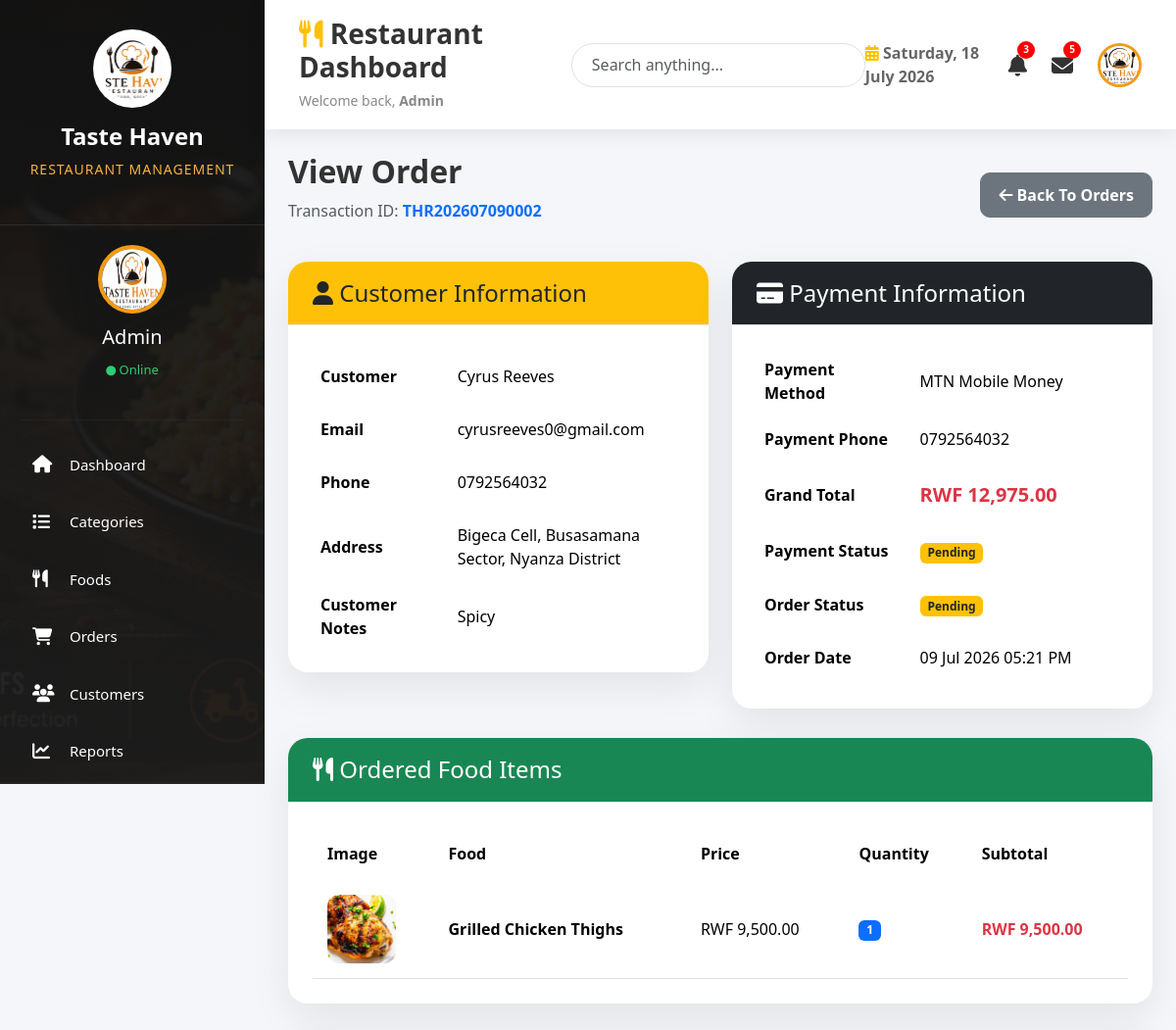
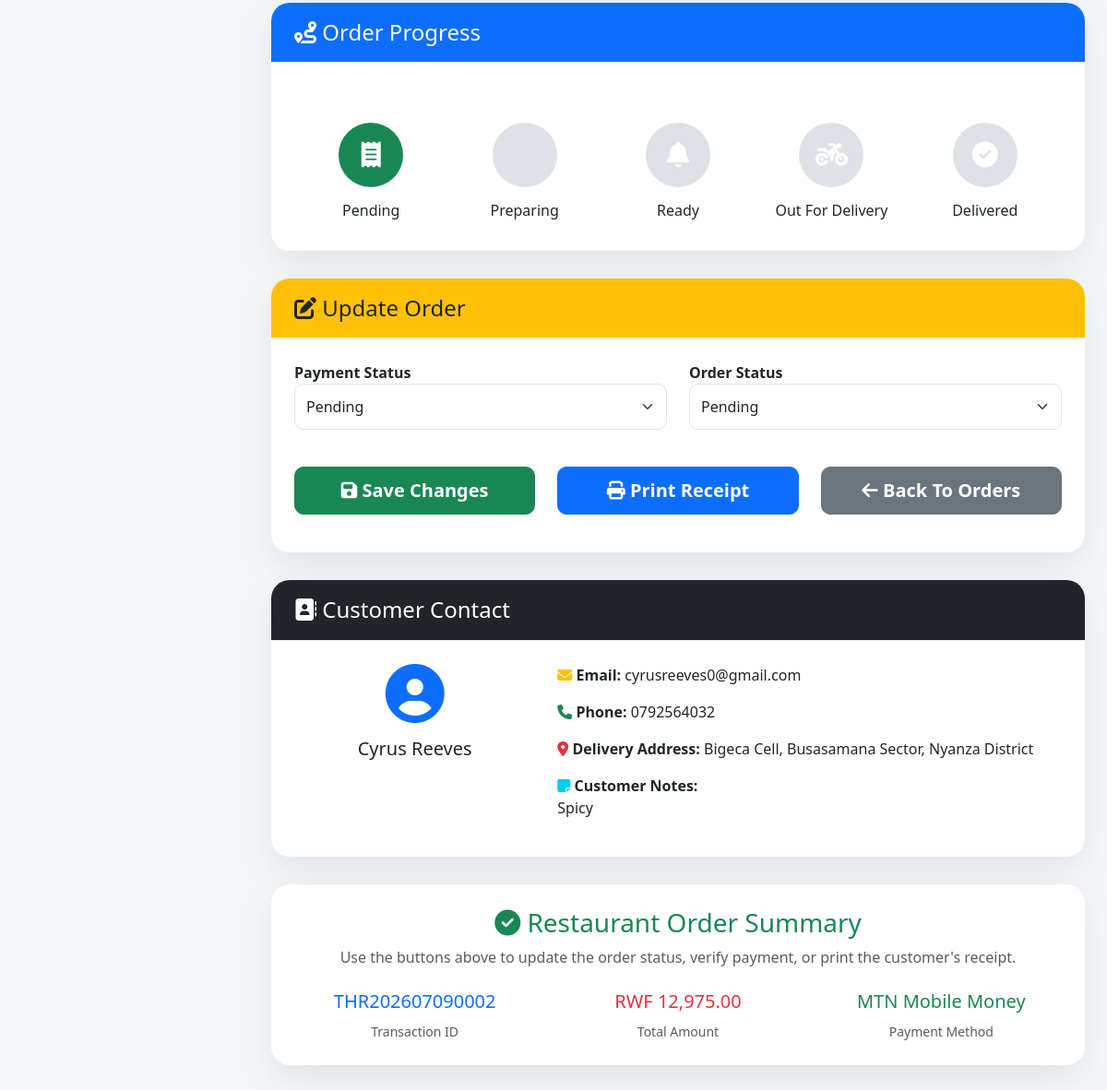
The app's page /admin/view_order.php?id=2 (signed in) with its own data (2 pictures, top to bottom).
### tables this page shows
CREATE TABLE `orders` (
  `id` int(11) NOT NULL,
  `user_id` int(11) DEFAULT NULL,
  `customer_name` varchar(100) DEFAULT NULL,
  `email` varchar(100) DEFAULT NULL,
  `phone` varchar(20) DEFAULT NULL,
  `address` text DEFAULT NULL,
  `notes` text DEFAULT NULL,
  `total_amount` decimal(10,2) DEFAULT NULL,
  `payment_method` varchar(50) DEFAULT NULL,
  `payment_phone` varchar(20) DEFAULT NULL,
  `transaction_id` varchar(100) DEFAULT NULL,
  `order_status` enum('Pending','Preparing','Ready','Out For Delivery','Delivered','Cancelled') DEFAULT 'Pending',
  `created_at` timestamp NOT NULL DEFAULT current_timestamp(),
  `payment_status` enum('Pending','Verified','Rejected') DEFAULT 'Pending'
);

CREATE TABLE `order_items` (
  `id` int(11) NOT NULL,
  `order_id` int(11) DEFAULT NULL,
  `food_id` int(11) DEFAULT NULL,
  `quantity` int(11) DEFAULT NULL,
  `price` decimal(10,2) DEFAULT NULL,
  `subtotal` decimal(10,2) DEFAULT NULL
);

CREATE TABLE `foods` (
  `id` int(11) NOT NULL,
  `category_id` int(11) NOT NULL,
  `food_name` varchar(100) NOT NULL,
  `description` text DEFAULT NULL,
  `price` decimal(10,2) DEFAULT NULL,
  `image` varchar(255) DEFAULT NULL,
  `status` enum('Available','Unavailable') DEFAULT 'Available',
  `created_at` timestamp NOT NULL DEFAULT current_timestamp(),
  `featured` enum('Yes','No') DEFAULT 'No'
);

### admin/view_order.php (the view, shortened to what this page needs)
<?php
include("../config/db.php");
$id=(int)$_GET['id'];
$order=mysqli_fetch_assoc(mysqli_query($conn,"
SELECT *
FROM orders
WHERE id='$id'
"));
$order_items=mysqli_query($conn,"
SELECT
order_items.*,
foods.food_name,
foods.image
FROM order_items
LEFT JOIN foods
ON order_items.food_id=foods.id
WHERE order_items.order_id='$id'
");
?>
<!DOCTYPE html>
<html lang="en">
<head>
<link
href="https://cdn.jsdelivr.net/npm/bootstrap@5.3.3/dist/css/bootstrap.min.css"
rel="stylesheet">
<link
rel="stylesheet"
href="../assets/css/admin.css">
<link
rel="stylesheet"
href="https://cdnjs.cloudflare.com/ajax/libs/font-awesome/6.5.2/css/all.min.css">
</head>
<body>
<div class="wrapper">
<?php include("includes/sidebar.php"); ?>
<div class="main">
<?php include("includes/header.php"); ?>
<div class="container-fluid p-4">
<div class="d-flex justify-content-between align-items-center mb-4">
<div>
<h2 class="fw-bold">
View Order
</h2>
<p class="text-muted">
Transaction ID:
<strong class="text-primary">
<?php echo $order['transaction_id']; ?>
</strong>
</p>
</div>
<div>
<a
href="orders.php"
class="btn btn-secondary">
<i class="fas fa-arrow-left"></i>
Back To Orders
</a>
</div>
</div>
<div class="row">
<div class="col-lg-6">
<div class="card order-card">
<div class="card-header bg-warning">
<h4 class="mb-0">
<i class="fas fa-user"></i>
Customer Information
</h4>
</div>
<div class="card-body">
<table class="table table-borderless">
<tr>
<th width="35%">
Customer
</th>
<td>
<?php echo $order['customer_name']; ?>
</td>
</tr>
<tr>
<th>
Email
</th>
<td>
<?php echo $order['email']; ?>
</td>
</tr>
<tr>
<th>
Phone
</th>
<td>
<?php echo $order['phone']; ?>
</td>
</tr>
<tr>
<th>
Address
</th>
<td>
<?php echo $order['address']; ?>
</td>
</tr>
<tr>
<th>
Customer Notes
</th>
<td>
<?php
if(!empty($order['notes']))
{
echo nl2br($order['notes']);
}
else
{
echo "<span class='text-muted'>No notes provided.</span>";
}
?>
</td>
</tr>
</table>
</div>
</div>
</div>
<div class="col-lg-6">
<div class="card order-card">
<div class="card-header bg-dark text-white">
<h4 class="mb-0">
<i class="fas fa-credit-card"></i>
Payment Information
</h4>
</div>
<div class="card-body">
<table class="table table-borderless">
<tr>
<th width="40%">
Payment Method
</th>
<td>
<?php echo $order['payment_method']; ?>
</td>
</tr>
<tr>
<th>
Payment Phone
</th>
<td>
<?php echo $order['payment_phone']; ?>
</td>
</tr>
<tr>
<th>
Grand Total
</th>
<td>
<strong class="text-danger fs-5">
<?php echo CURRENCY." ".number_format($order['total_amount'],2); ?>
</strong>
</td>
</tr>
<tr>
<th>
Payment Status
</th>
<td>
<?php
if($order['payment_status']=="Pending")
{
echo "<span class='badge bg-warning text-dark'>Pending</span>";
}
elseif($order['payment_status']=="Verified")
{
echo "<span class='badge bg-success'>Verified</span>";
}
else
{
echo "<span class='badge bg-danger'>Rejected</span>";
}
?>
</td>
</tr>
<tr>
<th>
Order Status
</th>
<td>
<?php
$status=$order['order_status'];
if($status=="Pending")
{
echo "<span class='badge bg-warning text-dark'>Pending</span>";
}
elseif($status=="Preparing")
{
echo "<span class='badge bg-primary'>Preparing</span>";
}
elseif($status=="Ready")
{
echo "<span class='badge bg-info text-dark'>Ready</span>";
}
elseif($status=="Out For Delivery")
{
echo "<span class='badge bg-secondary'>Out For Delivery</span>";
}
elseif($status=="Delivered")
{
echo "<span class='badge bg-success'>Delivered</span>";
}
else
{
echo "<span class='badge bg-danger'>Cancelled</span>";
}
?>
</td>
</tr>
<tr>
<th>
Order Date
</th>
<td>
<?php echo date("d M Y h:i A",strtotime($order['created_at'])); ?>
</td>
</tr>
</table>
</div>
</div>
</div>
</div>
<div class="card order-card">
<div class="card-header bg-success text-white">
<h4 class="mb-0">
<i class="fas fa-utensils"></i>
Ordered Food Items
</h4>
</div>
<div class="card-body">
<div class="table-responsive">
<table class="table table-hover align-middle">
<thead>
<tr>
<th>
Image
</th>
<th>
Food
</th>
<th>
Price
</th>
<th>
Quantity
</th>
<th>
Subtotal
</th>
</tr>
</thead>
<tbody>
<?php
while($item=mysqli_fetch_assoc($order_items))
{
$image="../assets/images/logo.png";
if(!empty($item['image']) && file_exists("../uploads/foods/".$item['image']))
{
$image="../uploads/foods/".$item['image'];
}
?>
<tr>
<td>
<img
src="<?php echo $image; ?>"
class="food-img">
</td>
<td>
<strong>
<?php echo $item['food_name']; ?>
</strong>
</td>
<td>
<?php echo CURRENCY." ".number_format($item['price'],2); ?>
</td>
<td>
<span class="badge bg-primary">
<?php echo $item['quantity']; ?>
</span>
</td>
<td>
<strong class="text-danger">
<?php echo CURRENCY." ".number_format($item['subtotal'],2); ?>
</strong>
</td>
</tr>
<?php
}
?>
</tbody>
</table>
</div>
</div>
</div>
<div class="card order-card">
<div class="card-header bg-primary text-white">
<h4 class="mb-0">
<i class="fas fa-route"></i>
Order Progress
</h4>
</div>
<div class="card-body">
<?php
$current=1;
switch($order['order_status'])
{
case "Pending":
$current=1;
break;
}
?>
<div class="timeline">
<div class="timeline-step">
<div class="circle <?php if($current>=1) echo 'active'; ?>">
<i class="fas fa-receipt"></i>
</div>
<h6 class="mt-3">
Pending
</h6>
</div>
<div class="timeline-step">
<div class="circle <?php if($current>=2) echo 'active'; ?>">
</div>
<h6 class="mt-3">
Preparing
</h6>
</div>
<div class="timeline-step">
<div class="circle <?php if($current>=3) echo 'active'; ?>">
<i class="fas fa-bell"></i>
</div>
<h6 class="mt-3">
Ready
</h6>
</div>
<div class="timeline-step">
<div class="circle <?php if($current>=4) echo 'active'; ?>">
<i class="fas fa-motorcycle"></i>
</div>
<h6 class="mt-3">
Out For Delivery
</h6>
</div>
<div class="timeline-step">
<div class="circle <?php if($current>=5) echo 'active'; ?>">
<i class="fas fa-check-circle"></i>
</div>
<h6 class="mt-3">
Delivered
</h6>
</div>
</div>
</div>
</div>
<div class="card order-card">
<div class="card-header bg-warning">
<h4 class="mb-0">
<i class="fas fa-edit"></i>
Update Order
</h4>
</div>
<div class="card-body">
<form method="POST">
<div class="row">
<div class="col-md-6 mb-3">
<label class="fw-bold">
Payment Status
</label>
<select
name="payment_status"
class="form-select">
<option value="Pending" <?php if($order['payment_status']=="Pending") echo "selected"; ?>>
Pending
</option>
</select>
</div>
<div class="col-md-6 mb-3">
<label class="fw-bold">
Order Status
</label>
<select
name="order_status"
class="form-select">
<option value="Pending" <?php if($order['order_status']=="Pending") echo "selected"; ?>>
Pending
</option>
</select>
</div>
</div>
<div class="row mt-4">
<div class="col-lg-4 mb-3">
<div class="d-grid">
<button
type="submit"
name="update"
class="btn btn-success btn-lg">
<i class="fas fa-save"></i>
Save Changes
</button>
</div>
</div>
<div class="col-lg-4 mb-3">
<div class="d-grid">
<a
href="../receipt.php?transaction=<?php echo $order['transaction_id']; ?>"
target="_blank"
class="btn btn-primary btn-lg">
<i class="fas fa-print"></i>
Print Receipt
</a>
</div>
</div>
<div class="col-lg-4 mb-3">
<div class="d-grid">
<a
href="orders.php"
class="btn btn-secondary btn-lg">
<i class="fas fa-arrow-left"></i>
Back To Orders
</a>
</div>
</div>
</div>
</form>
</div>
</div>
<div class="card order-card">
<div class="card-header bg-dark text-white">
<h4 class="mb-0">
<i class="fas fa-address-book"></i>
Customer Contact
</h4>
</div>
<div class="card-body">
<div class="row">
<div class="col-md-4 text-center">
<i class="fas fa-user-circle fa-4x text-primary mb-3"></i>
<h5>
<?php echo $order['customer_name']; ?>
</h5>
</div>
<div class="col-md-8">
<p>
<i class="fas fa-envelope text-warning"></i>
<strong>Email:</strong>
<?php echo $order['email']; ?>
</p>
<p>
<i class="fas fa-phone text-success"></i>
<strong>Phone:</strong>
<?php echo $order['phone']; ?>
</p>
<p>
<i class="fas fa-map-marker-alt text-danger"></i>
<strong>Delivery Address:</strong>
<?php echo $order['address']; ?>
</p>
<?php
if(!empty($order['notes']))
{
?>
<p>
<i class="fas fa-note-sticky text-info"></i>
<strong>Customer Notes:</strong>
<br>
<?php echo nl2br($order['notes']); ?>
</p>
<?php
}
?>
</div>
</div>
</div>
</div>
<div class="card order-card">
<div class="card-body text-center">
<h3 class="text-success">
<i class="fas fa-circle-check"></i>
Restaurant Order Summary
</h3>
<p class="text-muted">
Use the buttons above to update the order status, verify payment, or print the customer's receipt.
</p>
<div class="row mt-4">
<div class="col-md-4">
<h5 class="text-primary">
<?php echo $order['transaction_id']; ?>
</h5>
<small class="text-muted">
Transaction ID
</small>
</div>
<div class="col-md-4">
<h5 class="text-danger">
<?php echo CURRENCY." ".number_format($order['total_amount'],2); ?>
</h5>
<small class="text-muted">
Total Amount
</small>
</div>
<div class="col-md-4">
<h5 class="text-success">
<?php echo $order['payment_method']; ?>
</h5>
<small class="text-muted">
Payment Method
</small>
</div>
</div>
</div>
</div>
</div>
</div>
</div>
</body>
</html>

### assets/css/admin.css (style rules this page uses)
* { margin:0; padding:0; box-sizing:border-box; }
body { font-family:'Segoe UI',Tahoma,Geneva,Verdana,sans-serif; background:#f4f6f9; color:#333; }
a { text-decoration:none; }
.wrapper { display:flex; min-height:100vh; }
.main { margin-left:270px; width:calc(100% - 270px); }
.card { border:none; border-radius:18px; box-shadow:0 8px 20px rgba(0,0,0,.08); }
.card-header { background:#ffffff; border-bottom:1px solid #ececec; font-weight:600; padding:18px 25px; }
.card-body { padding:25px; }
.table { margin-bottom:0; vertical-align:middle; }
.table thead { background:#212529; color:#fff; }
.table thead th { padding:15px; border:none; font-weight:600; }
.table tbody td { padding:15px; }
.table tbody tr { transition:.3s; }
.btn { border-radius:10px; padding:10px 18px; font-weight:600; }
.btn-primary { background:#0d6efd; }
.btn-success { background:#198754; }
.form-control, .form-select { border-radius:10px; padding:12px; }
html { scroll-behavior:smooth; }

### admin/view_order.php (style rules this page uses)
body { background:#f4f6f9; }
.order-card { background:#fff; border:none; border-radius:20px; box-shadow:0 15px 40px rgba(0,0,0,.08); margin-bottom:30px; }
.card-header { border-radius:20px 20px 0 0 !important; }
.food-img { width:70px; height:70px; object-fit:cover; border-radius:12px; }
.timeline { display:flex; justify-content:space-between; margin-top:40px; }
.timeline-step { text-align:center; flex:1; }
.circle { width:70px; height:70px; border-radius:50%; background:#dee2e6; display:flex; align-items:center; justify-content:center; margin:auto; font-size:28px; color:white; }
.active { background:#198754; }

### records on screen
orders: transaction "THR202607090002", customer_name "Cyrus Reeves", email "cyrusreeves0@gmail.com", phone "0792564032", address "Bigeca Cell, Busasamana Sector, Nyanza District", notes "Spicy", payment_method "MTN Mobile Money", payment_phone "0792564032", total_amount "12,975.00", created_at "09 Jul 2026 05:21 PM", payment_status "Pending", order_status "Pending"
order_items: food.image (picture), food.food_name "Grilled Chicken Thighs", price "9,500.00", quantity "1", subtotal "9,500.00"

### other values on screen
$_SESSION['admin'] "Admin"
CURRENCY "RWF"
